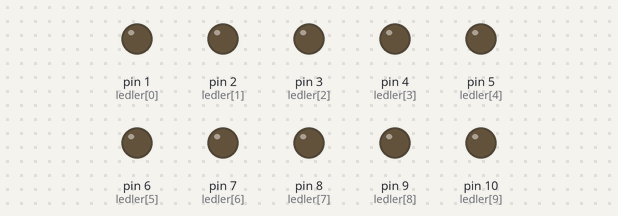
The sketch below on a simulated Arduino Uno, built with avr-gcc and run on an emulated ATmega328P. Shown: output pins drawn as LEDs (lit = HIGH).

Above: at 0.1 s.
At 1.4 s:
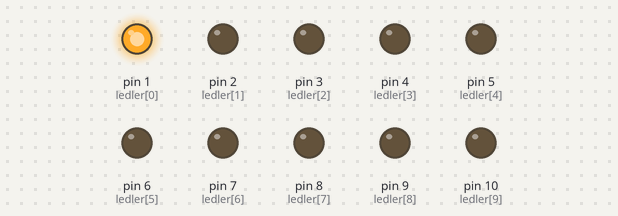
At 9.2 s:
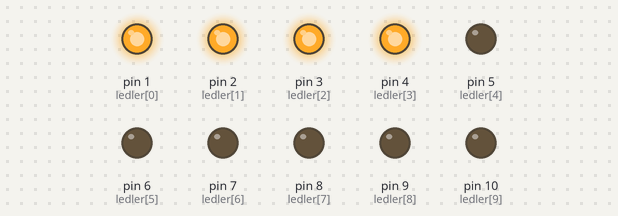
At 17.0 s:
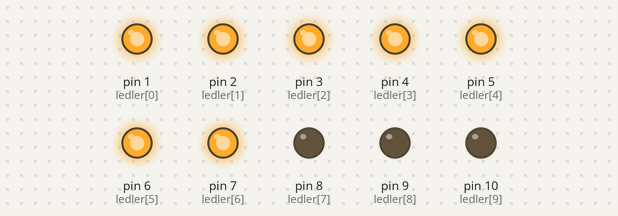
At 26.1 s:
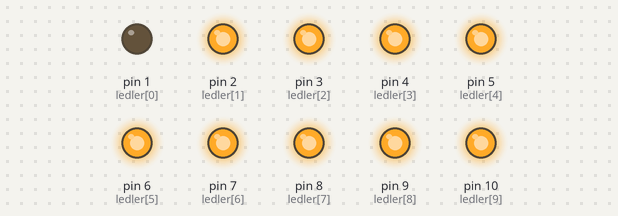
At 35.2 s:
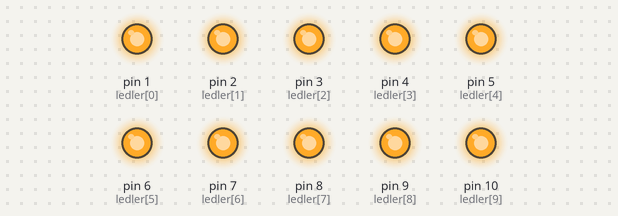
Timing chart, 0 to 40.0 s (numbered marks = the images above):
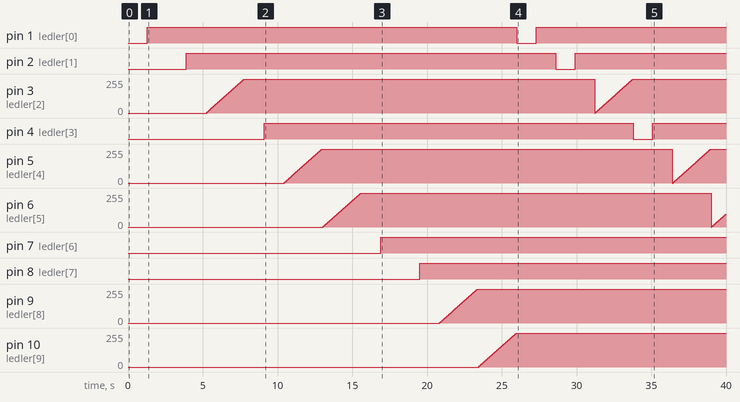

The sketch:

LedYakmaBuzzer.ino
```cpp
int ledler[]={1,2,3,4,5,6,7,8,9,10};
void setup() {
 for (int i = 0; i < 6; i++) {
    pinMode(ledler[i], OUTPUT);
  }
}
void loop() {
  for (int i = 1; i <= 10; i++) {
    for(int k = 0; k <= 255; k += 5){
    analogWrite(i,k);
    delay(50);
  }
  }
  for (int j = 10; j <= 1; j--) {
    for(int l = 255; l <= 0; l -= 5){
    analogWrite(j,l);
    delay(50);
  }
  }
}

/*
 for (int i = 0; i < 10; i++) {
    digitalWrite(ledler[i], HIGH);
    delay(50);
    digitalWrite(ledler[i], LOW);
  for (int j = 10; j > 1; j--) {
    digitalWrite(ledler[j], HIGH);
    delay(50);
    digitalWrite(ledler[j], LOW);
    */

  /*digitalWrite(1,1);
  delay(250);
  digitalWrite(1,0);
  delay(250);
  digitalWrite(2,1);
  delay(250);
  digitalWrite(2,0);
  delay(250);
  digitalWrite(3,1);
  delay(250);
  digitalWrite(3,0);
  delay(250);
  digitalWrite(4,1);
  delay(250);
  digitalWrite(4,0);
  delay(250);
  digitalWrite(5,1);
  delay(250);
  digitalWrite(5,0);
  delay(250);
  digitalWrite(6,1);
  delay(250);
  digitalWrite(6,0);
  delay(250);
  digitalWrite(7,1);
  delay(250);
  digitalWrite(7,0);
  delay(250);
  digitalWrite(8,1);
  delay(250);
  digitalWrite(8,0);
  delay(250);
  digitalWrite(9,1);
  delay(250);
  digitalWrite(9,0);
  delay(250);
  digitalWrite(10,1);
  delay(250);
  digitalWrite(10,0);
  delay(250); */
```

Measured:
- by itself, pin 1 (ledler[0]): LOW → HIGH at 1.3 s, → LOW 24.7 s later, → HIGH 1.3 s later
- by itself, pin 2 (ledler[1]): LOW → HIGH at 3.9 s, → LOW 24.7 s later, → HIGH 1.3 s later
- by itself, pin 4 (ledler[3]): LOW → HIGH at 9.1 s, → LOW 24.7 s later, → HIGH 1.3 s later
- by itself, pin 7 (ledler[6]): LOW → HIGH at 16.9 s
- by itself, pin 8 (ledler[7]): LOW → HIGH at 19.5 s
- by itself, pin 9 (ledler[8]), pin 10 (ledler[9]): moves from 0/255 to 255/255 over 2.5 s
